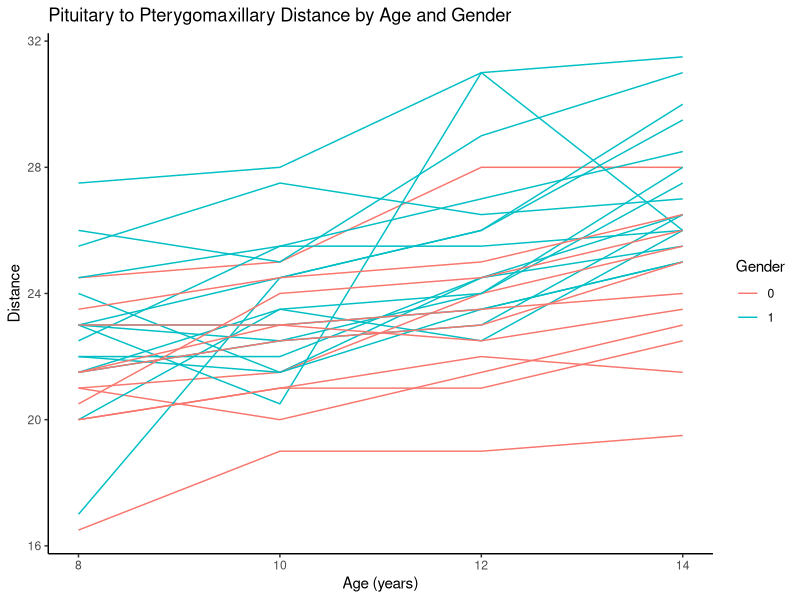

Recreate this plot in R.
## ---- chunk 1
library(tidyverse)
library(nlme)
## ---- chunk 2
data <- read.table("HW6-dental.txt") %>% drop_na() %>% as.data.frame() %>% slice(-1) %>% rename(Index = V1, Child = V2, Age = V3, Distance = V4, Gender = V5) %>% mutate(Age = as.numeric(Age),Distance = as.numeric(Distance), Gender = factor(Gender, levels = c(0,1)))

ggplot(data) + 
  geom_path(aes(x = Age, y = Distance, group = Child, color = factor(Gender, levels = c(0, 1)))) +
  ggtitle("Score change after intervention") +
  theme_classic() +
  labs(
    title = "Pituitary to Pterygomaxillary Distance by Age and Gender",
    x = "Age (years)", 
    y = "Distance", 
    color = "Gender"
  )

## ---- chunk 3
fit_cs <- lme(Distance ~ Gender + Age, random = ~1 | Child, data = data,
                correlation = corCompSymm(form = ~1 | Child),  method='REML')
summary(fit_cs)
fit_exp <- lme(Distance ~ Gender + Age, random = ~1 | Child, data = data,
                 correlation = corExp(form = ~ Age | Child),  method='REML')
summary(fit_exp)
fit_ar1 <- lme(Distance ~ Gender + Age, random = ~1 | Child, data = data,
                 correlation = corAR1(form = ~ Age | Child), method='REML')
summary(fit_ar1)


## ---- chunk 4
sm_cs <- summary(fit_cs)$tTable
sm_ar1 <- summary(fit_ar1)$tTable
sm_exp <- summary(fit_exp)$tTable

bind_rows(
  data.frame(
    Model = "Compound Symmetry",
    Intercept = sm_cs["(Intercept)", "Value"],
    Gender = sm_cs["Gender1", "Value"],
    Age = sm_cs["Age", "Value"]
  ),
  data.frame(
    Model = "AR(1)",
    Intercept = sm_ar1["(Intercept)", "Value"],
    Gender = sm_ar1["Gender1", "Value"],
    Age = sm_ar1["Age", "Value"]
  ),
  data.frame(
    Model = "Exponential",
    Intercept = sm_exp["(Intercept)", "Value"],
    Gender = sm_exp["Gender1", "Value"],
    Age = sm_exp["Age", "Value"]
  )
)

## ---- chunk 5
summary(fit_cs)$corFixed %>% knitr::kable()
summary(fit_ar1)$corFixed %>% knitr::kable()
summary(fit_exp)$corFixed %>% knitr::kable()
data.frame(
  Model = c("Compound Symmetry", "AR(1)", "Exponential"),
  AIC = c(
    as.numeric(summary(fit_cs)$AIC), 
    as.numeric(summary(fit_ar1)$AIC), 
    as.numeric(summary(fit_exp)$AIC)
  )
) %>% knitr::kable()
## ---- chunk 6
fit_cs_comp <- lme(Distance ~ Gender + Age, random = ~1 | Child, data = data,
                correlation = corCompSymm(form = ~1 | Child),  method='ML')
summary(fit_cs)
fit_exp_comp <- lme(Distance ~ Gender + Age, random = ~1 | Child, data = data,
                 correlation = corExp(form = ~ Age | Child),  method='ML')
summary(fit_exp)
fit_ar1_comp <- lme(Distance ~ Gender + Age, random = ~1 | Child, data = data,
                 correlation = corAR1(form = ~ Age | Child), method='ML')
anova(fit_cs_comp, fit_exp_comp, fit_ar1_comp) 
